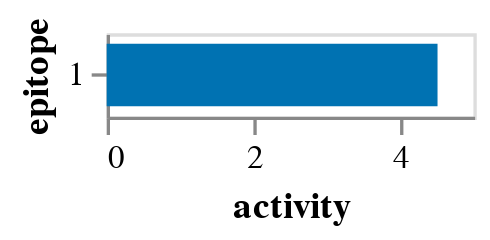

Write notebook code for a chart like this one.
### Code cell
model_high.activity_wt_barplot()

### Figure 1 — Vega-Lite specification as saved in the notebook (floating-point values rounded to 4 significant figures)
{"config": {"view": {"continuousWidth": 400, "continuousHeight": 300}, "axis": {"grid": false}}, "data": {"name": "data-abe9b2f3dddea4c252e0dffc01593dbc"}, "mark": {"type": "bar", "size": 18.75}, "encoding": {"color": {"field": "epitope", "legend": null, "scale": {"domain": ["1"], "range": ["#0072B2"]}, "type": "nominal"}, "tooltip": [{"field": "epitope", "type": "nominal"}, {"field": "activity", "format": ".2f", "type": "quantitative"}], "x": {"field": "activity", "title": "activity", "type": "quantitative"}, "y": {"field": "epitope", "sort": ["1"], "type": "nominal"}}, "height": {"step": 25}, "width": 110, "$schema": "https://vega.github.io/schema/vega-lite/v5.2.0.json", "datasets": {"data-abe9b2f3dddea4c252e0dffc01593dbc": [{"epitope": "1", "activity": 4.511}]}}
